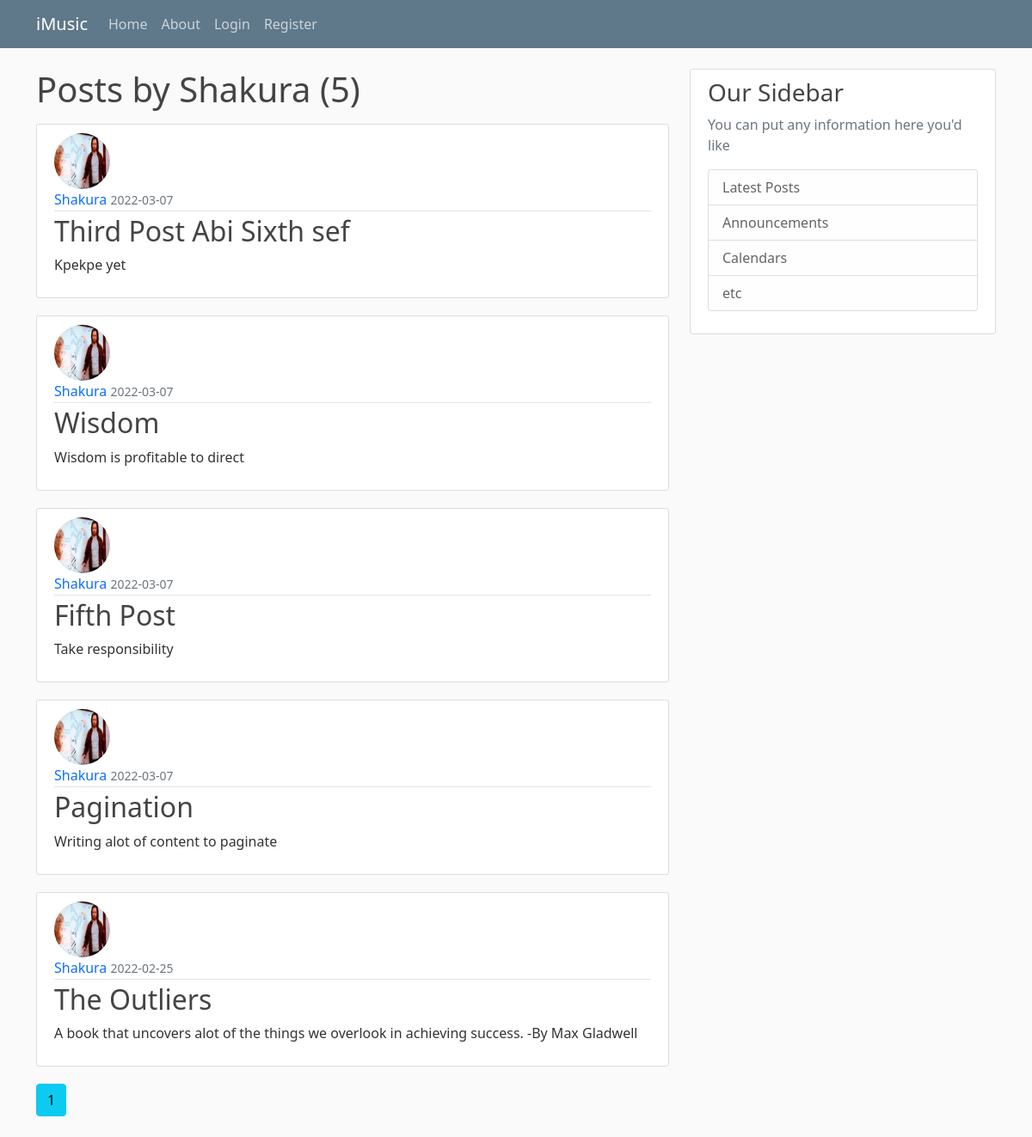
Page /user/Shakura on the earlier database version.
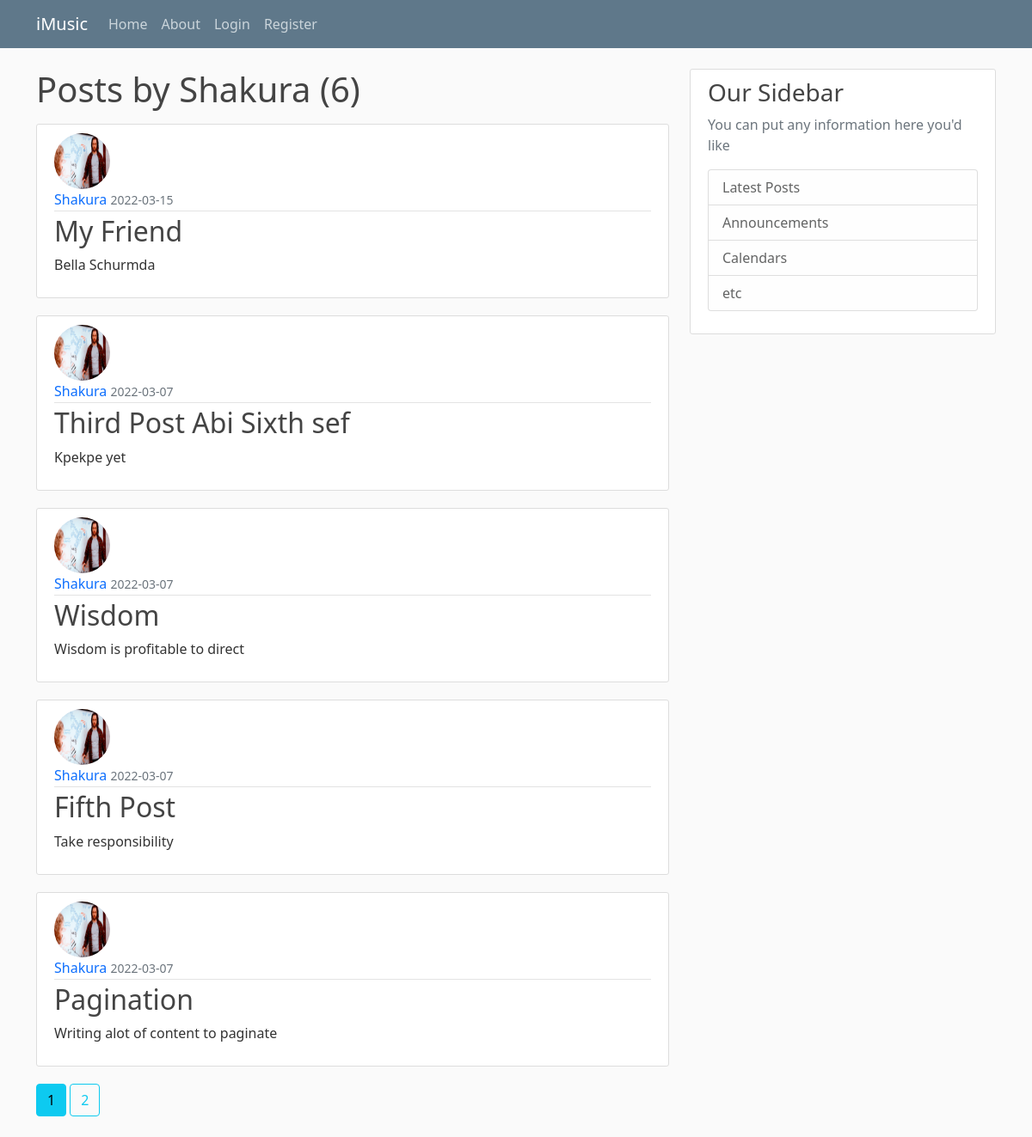
Same page on the later database version.
### flaskblog/models.py (models this page shows, shortened)
class Post(db.Model):
    id = db.Column(db.Integer, primary_key = True)
    title = db.Column(db.String(100), nullable=False)
    content = db.Column(db.Text, nullable=False)
    date_posted = db.Column(db.DateTime, nullable=False, default=datetime.utcnow)
    user_id = db.Column(db.Integer, db.ForeignKey('user.id'), nullable = False)

class User(db.Model, UserMixin):
    id = db.Column(db.Integer, primary_key = True)
    username = db.Column(db.String(20), unique = True, nullable = False)
    email = db.Column(db.String(120), unique = True, nullable = False)
    password = db.Column(db.String(60),  nullable = False)
    img_file = db.Column(db.String(20), nullable=False, default = 'default.jpg')
    post = db.relationship('Post', backref='author', lazy = True)

### flaskblog/users/routes.py (the view)
@users.route('/user/<string:username>')
def user_posts(username):
    page = request.args.get('page', 1, type=int)
    user = User.query.filter_by(username=username).first_or_404()
    posts = Post.query.filter_by(author=user)\
        .order_by(Post.date_posted.desc())\
        .paginate(page = page, per_page = 5)
    return render_template('user_posts.html', posts=posts, user=user)

### flaskblog/templates/user_posts.html
{% extends 'layout.html' %}
{% block content %}
    <h1 class="mb-3"> Posts by {{ user.username }} ({{ posts.total }})</h1>
    {% for post in posts.items %}
       <article class="media content-section">
           <img class = 'rounded-circle article-img' src="{{ url_for ('static', filename = 'profile_pic/' + post.author.img_file)}}">
           <div class="media-body">
                <div class="article-metadata">
                    <a class="mr-2" href="{{ url_for('users.user_posts', username = post.author.username)}}" style="text-decoration: none;"> {{ post.author.username }} </a>
                    <small class="text-muted"> {{ post.date_posted.strftime('%Y-%m-%d') }} </small>
                </div>
                <h2><a class="article-title" href ="{{ url_for('posts.post', post_id=post.id) }}" style="text-decoration: none;" > {{ post.title }} </a></h2>
                <p class="article-content"> {{ post.content }} </p>
            </div>
       </article>
    {% endfor %}
    {% for page_num in posts.iter_pages(left_edge=1, right_edge=1,left_current=1, right_current=2) %}
        {% if page_num %}
            {% if posts.page == page_num %}
                <a class="btn btn-info mb-4" href="{{ url_for('users.user_posts', username=user.username,  page=page_num) }}"> {{ page_num }}</a>
            {% else %}
                <a class="btn btn-outline-info mb-4" href="{{ url_for('users.user_posts', username=user.username, page=page_num) }}"> {{ page_num }}</a>
            {% endif %}
        {% else %}
            ...
        {% endif %}
    {% endfor %}
{% endblock content %}

Differences in the rows shown:
no longer on this page (row unchanged): Post: img_file (picture), author.username "Shakura", date_posted "2022-02-25", title "The Outliers", content "A book that uncovers alot of the things we overlook in achieving success. -By Max Gladwell"
added Post: img_file (picture), author.username "Shakura", date_posted "2022-03-15", title "My Friend", content "Bella Schurmda"
Other differences:
{{ posts.total }}: "5" → "6"
new list line: "2"
